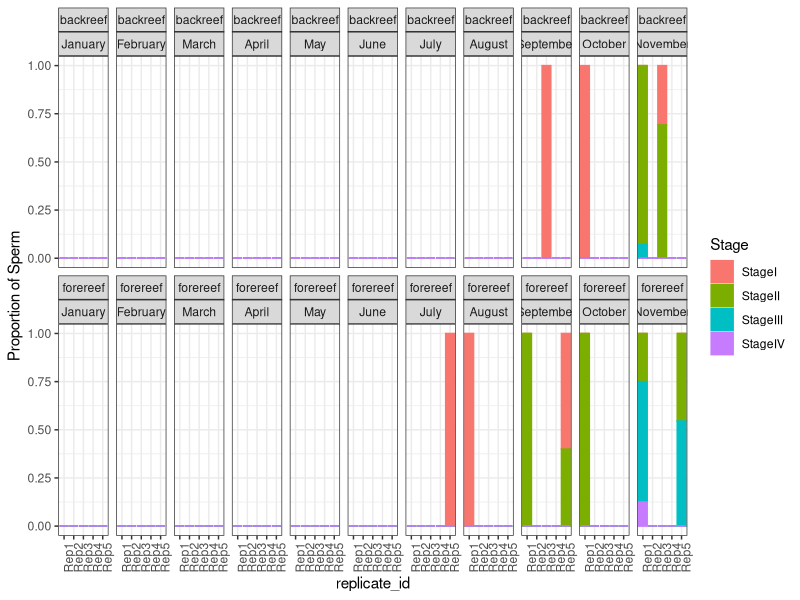
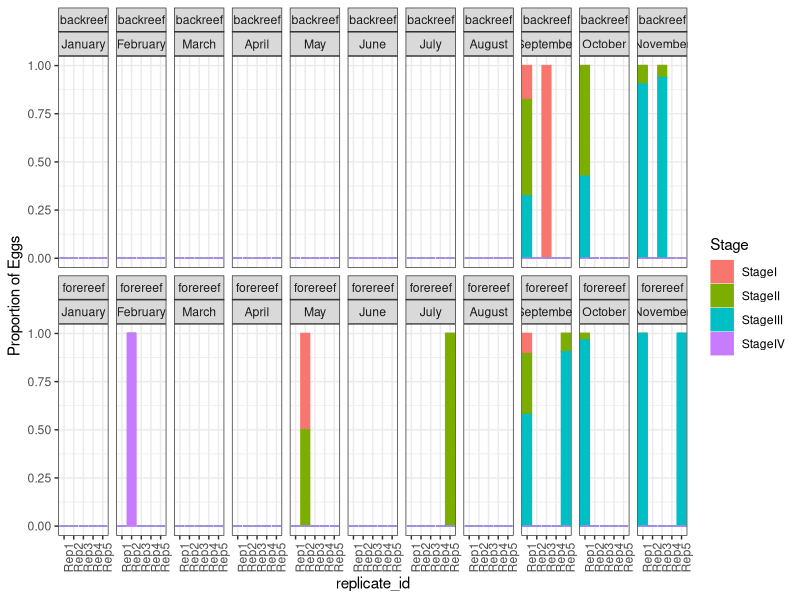
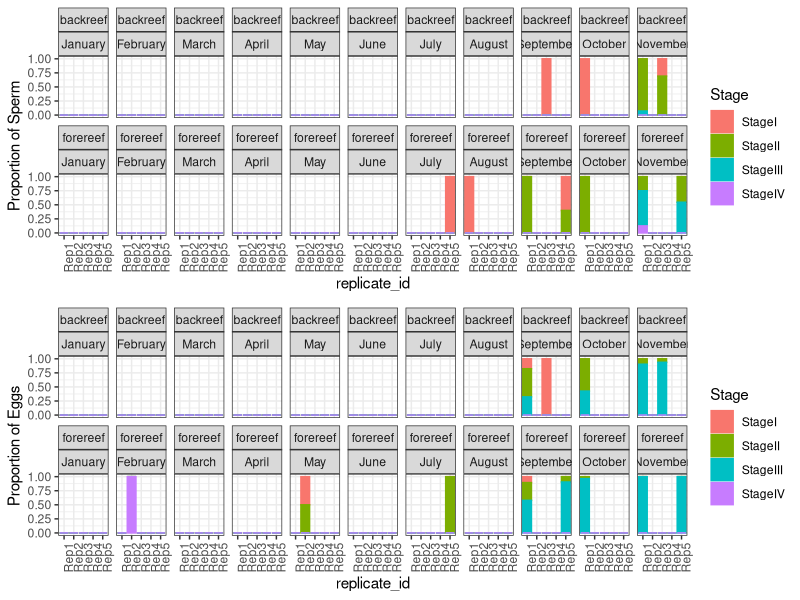

Source code (R) for these figures, in order:
## ---- chunk 1
knitr::opts_chunk$set(echo = TRUE)

library("tidyverse")
library("gridExtra")
## ---- chunk 2
Abundance <- read.csv("data/histology_data.csv", header = T, na.strings = c("", "NA"))

### Format data from wide to long 
Abundance_long <- pivot_longer(Abundance, cols = starts_with("Stage"), names_to = "Stage", values_to = "Value")

df_relative_abundance <- Abundance_long %>%
  group_by(colony_id,replicate_id, site, sex, month, Stage) %>%
  summarise(tots = sum(Value)) %>%
  group_by(colony_id, replicate_id, site, sex, month) %>%
  mutate(grand.tots = sum(tots)) %>%
  mutate(freq = tots/grand.tots) 

df_relative_abundance <- replace(df_relative_abundance, is.na(df_relative_abundance), 0)

df_relative_abundance$month <- factor(df_relative_abundance$month, levels = c("January","February", "March","April", "May","June", "July", "August", "September","October",  "November"))

df_relative_abundance$group <- paste0(df_relative_abundance$month,"_", df_relative_abundance$colony_id)

df_relative_abundance$month <- factor(df_relative_abundance$month, levels = c("January","February", "March","April", "May","June", "July", "August", "September","October",  "November"))

#df_relative_abundance$Stage <- factor(df_relative_abundance$Stage, levels = c("StageI","StageII","StageIII","StageIV"))

## ---- chunk 3
male_df_relative_abundance <- df_relative_abundance %>%
  filter(!sex=="female")

Male <- male_df_relative_abundance %>% ggplot(aes(x=replicate_id, y=freq, group=Stage, color=Stage, fill=Stage)) +
  geom_col()+
  #geom_text(aes(label=grand.tots),color="black", size=1.5, vjust = 0.1)+
  facet_wrap(c("site", "month"), ncol=11)+
  theme_bw()+
  ylab("Proportion of Sperm")+
  theme(axis.text.x = element_text(angle = 90))
Male
## ---- chunk 4
female_df_relative_abundance <- df_relative_abundance %>%
  filter(!sex=="male")

Female <- female_df_relative_abundance %>% ggplot(aes(x=replicate_id, y=freq, group=Stage, color=Stage, fill=Stage)) +
  geom_col()+
  #geom_text(aes(label=grand.tots),color="black", size=1.5, vjust = 0.1)+
  facet_wrap(c("site", "month"), ncol=11)+
  theme_bw()+
  ylab("Proportion of Eggs")+
  theme(axis.text.x = element_text(angle = 90))
Female
## ---- chunk 5

plots <- grid.arrange(Male, Female, nrow = 2)

ggsave("output/Gametogenesis.pdf", plots , width = 10, height = 6)
ggsave("output/Gametogenesis.jpg", plots , width = 10, height = 6)


